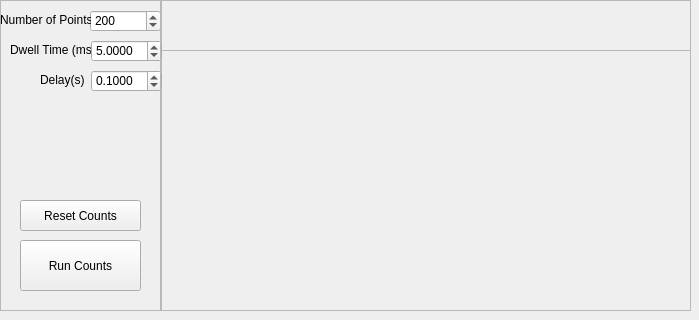
<?xml version="1.0" encoding="UTF-8"?>
<ui version="4.0">
 <class>running_counts_widget</class>
 <widget class="QWidget" name="running_counts_widget">
  <property name="geometry">
   <rect>
    <x>0</x>
    <y>0</y>
    <width>699</width>
    <height>320</height>
   </rect>
  </property>
  <property name="windowTitle">
   <string>Form</string>
  </property>
  <widget class="QFrame" name="running_counts_controls">
   <property name="geometry">
    <rect>
     <x>0</x>
     <y>0</y>
     <width>162</width>
     <height>311</height>
    </rect>
   </property>
   <property name="frameShape">
    <enum>QFrame::StyledPanel</enum>
   </property>
   <property name="frameShadow">
    <enum>QFrame::Raised</enum>
   </property>
   <widget class="QDoubleSpinBox" name="running_counts_dwell_time_spin_box">
    <property name="geometry">
     <rect>
      <x>91</x>
      <y>40</y>
      <width>71</width>
      <height>22</height>
     </rect>
    </property>
    <property name="decimals">
     <number>4</number>
    </property>
    <property name="minimum">
     <double>0.000200000000000</double>
    </property>
    <property name="maximum">
     <double>10000.000000000000000</double>
    </property>
    <property name="value">
     <double>5.000000000000000</double>
    </property>
   </widget>
   <widget class="QSpinBox" name="running_counts_number_of_points">
    <property name="geometry">
     <rect>
      <x>90</x>
      <y>10</y>
      <width>71</width>
      <height>22</height>
     </rect>
    </property>
    <property name="minimum">
     <number>2</number>
    </property>
    <property name="maximum">
     <number>100000</number>
    </property>
    <property name="value">
     <number>200</number>
    </property>
    <property name="displayIntegerBase">
     <number>10</number>
    </property>
   </widget>
   <widget class="QPushButton" name="running_counts_push_button">
    <property name="geometry">
     <rect>
      <x>20</x>
      <y>240</y>
      <width>121</width>
      <height>51</height>
     </rect>
    </property>
    <property name="text">
     <string>Run Counts</string>
    </property>
   </widget>
   <widget class="QLabel" name="label_18">
    <property name="geometry">
     <rect>
      <x>40</x>
      <y>70</y>
      <width>51</width>
      <height>20</height>
     </rect>
    </property>
    <property name="text">
     <string>Delay(s)</string>
    </property>
   </widget>
   <widget class="QPushButton" name="reset_running_counts_push_button">
    <property name="geometry">
     <rect>
      <x>20</x>
      <y>200</y>
      <width>121</width>
      <height>31</height>
     </rect>
    </property>
    <property name="text">
     <string>Reset Counts</string>
    </property>
   </widget>
   <widget class="QLabel" name="label_8">
    <property name="geometry">
     <rect>
      <x>0</x>
      <y>10</y>
      <width>91</width>
      <height>20</height>
     </rect>
    </property>
    <property name="text">
     <string>Number of Points</string>
    </property>
   </widget>
   <widget class="QDoubleSpinBox" name="running_counts_delay_spin_box">
    <property name="geometry">
     <rect>
      <x>91</x>
      <y>70</y>
      <width>71</width>
      <height>22</height>
     </rect>
    </property>
    <property name="decimals">
     <number>4</number>
    </property>
    <property name="minimum">
     <double>0.050000000000000</double>
    </property>
    <property name="maximum">
     <double>10000.000000000000000</double>
    </property>
    <property name="singleStep">
     <double>0.050000000000000</double>
    </property>
    <property name="value">
     <double>0.100000000000000</double>
    </property>
   </widget>
   <widget class="QLabel" name="label_9">
    <property name="geometry">
     <rect>
      <x>10</x>
      <y>40</y>
      <width>81</width>
      <height>20</height>
     </rect>
    </property>
    <property name="text">
     <string>Dwell Time (ms)</string>
    </property>
   </widget>
  </widget>
  <widget class="QFrame" name="running_counts_plot_frame">
   <property name="geometry">
    <rect>
     <x>160</x>
     <y>50</y>
     <width>531</width>
     <height>261</height>
    </rect>
   </property>
   <property name="frameShape">
    <enum>QFrame::StyledPanel</enum>
   </property>
   <property name="frameShadow">
    <enum>QFrame::Raised</enum>
   </property>
  </widget>
  <widget class="QFrame" name="running_counts_toolbar_frame">
   <property name="geometry">
    <rect>
     <x>160</x>
     <y>0</y>
     <width>531</width>
     <height>51</height>
    </rect>
   </property>
   <property name="frameShape">
    <enum>QFrame::StyledPanel</enum>
   </property>
   <property name="frameShadow">
    <enum>QFrame::Raised</enum>
   </property>
  </widget>
 </widget>
 <resources/>
 <connections/>
</ui>
